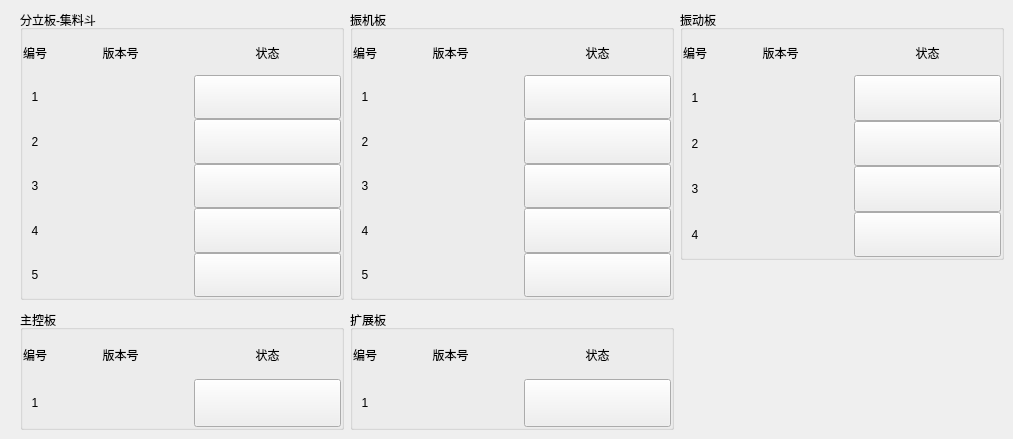
   <widget class="QWidget" name="page_2">
    <widget class="QGroupBox" name="groupBox_3">
     <property name="geometry">
      <rect>
       <x>350</x>
       <y>310</y>
       <width>324</width>
       <height>120</height>
      </rect>
     </property>
     <property name="title">
      <string>扩展板</string>
     </property>
     <layout class="QVBoxLayout" name="verticalLayout_3">
      <property name="spacing">
       <number>0</number>
      </property>
      <property name="leftMargin">
       <number>0</number>
      </property>
      <property name="topMargin">
       <number>0</number>
      </property>
      <property name="rightMargin">
       <number>0</number>
      </property>
      <property name="bottomMargin">
       <number>0</number>
      </property>
      <item>
       <widget class="QWidget" name="widget_3" native="true">
        <layout class="QGridLayout" name="gridLayout_4" columnstretch="0,1,1">
         <property name="leftMargin">
          <number>0</number>
         </property>
         <property name="topMargin">
          <number>0</number>
         </property>
         <property name="rightMargin">
          <number>0</number>
         </property>
         <property name="bottomMargin">
          <number>0</number>
         </property>
         <property name="spacing">
          <number>0</number>
         </property>
         <item row="0" column="1">
          <widget class="QLabel" name="kzb_lab_2">
           <property name="text">
            <string>版本号</string>
           </property>
           <property name="alignment">
            <set>Qt::AlignCenter</set>
           </property>
           <property name="margin">
            <number>3</number>
           </property>
          </widget>
         </item>
         <item row="0" column="2">
          <widget class="QLabel" name="kzb_lab_3">
           <property name="styleSheet">
            <string notr="true">border-right: 0px;</string>
           </property>
           <property name="text">
            <string>状态</string>
           </property>
           <property name="alignment">
            <set>Qt::AlignCenter</set>
           </property>
           <property name="margin">
            <number>3</number>
           </property>
          </widget>
         </item>
         <item row="0" column="0">
          <widget class="QLabel" name="kzb_lab_1">
           <property name="text">
            <string>编号</string>
           </property>
           <property name="alignment">
            <set>Qt::AlignCenter</set>
           </property>
           <property name="margin">
            <number>3</number>
           </property>
          </widget>
         </item>
         <item row="1" column="0">
          <widget class="QLabel" name="kzb_n_1">
           <property name="text">
            <string>1</string>
           </property>
           <property name="alignment">
            <set>Qt::AlignCenter</set>
           </property>
           <property name="margin">
            <number>3</number>
           </property>
          </widget>
         </item>
         <item row="1" column="1">
          <widget class="QLabel" name="kzb_ver_1">
           <property name="text">
            <string/>
           </property>
           <property name="alignment">
            <set>Qt::AlignCenter</set>
           </property>
           <property name="margin">
            <number>3</number>
           </property>
          </widget>
         </item>
         <item row="1" column="2">
          <widget class="QPushButton" name="kzb_state_1">
           <property name="sizePolicy">
            <sizepolicy hsizetype="Preferred" vsizetype="Preferred">
             <horstretch>0</horstretch>
             <verstretch>0</verstretch>
            </sizepolicy>
           </property>
           <property name="text">
            <string/>
           </property>
          </widget>
         </item>
        </layout>
       </widget>
      </item>
     </layout>
    </widget>
    <widget class="QGroupBox" name="groupBox_2">
     <property name="geometry">
      <rect>
       <x>350</x>
       <y>10</y>
       <width>324</width>
       <height>290</height>
      </rect>
     </property>
     <property name="title">
      <string>振机板</string>
     </property>
     <layout class="QVBoxLayout" name="verticalLayout_2">
      <property name="spacing">
       <number>0</number>
      </property>
      <property name="leftMargin">
       <number>0</number>
      </property>
      <property name="topMargin">
       <number>0</number>
      </property>
      <property name="rightMargin">
       <number>0</number>
      </property>
      <property name="bottomMargin">
       <number>0</number>
      </property>
      <item>
       <widget class="QWidget" name="widget_2" native="true">
        <layout class="QGridLayout" name="gridLayout_3" columnstretch="0,1,1">
         <property name="leftMargin">
          <number>0</number>
         </property>
         <property name="topMargin">
          <number>0</number>
         </property>
         <property name="rightMargin">
          <number>0</number>
         </property>
         <property name="bottomMargin">
          <number>0</number>
         </property>
         <property name="spacing">
          <number>0</number>
         </property>
         <item row="2" column="0">
          <widget class="QLabel" name="zjb_n_2">
           <property name="text">
            <string>2</string>
           </property>
           <property name="alignment">
            <set>Qt::AlignCenter</set>
           </property>
           <property name="margin">
            <number>3</number>
           </property>
          </widget>
         </item>
         <item row="0" column="2">
          <widget class="QLabel" name="zjb_lab_3">
           <property name="styleSheet">
            <string notr="true">border-right: 0px;</string>
           </property>
           <property name="text">
            <string>状态</string>
           </property>
           <property name="alignment">
            <set>Qt::AlignCenter</set>
           </property>
           <property name="margin">
            <number>3</number>
           </property>
          </widget>
         </item>
         <item row="1" column="0">
          <widget class="QLabel" name="zjb_n_1">
           <property name="text">
            <string>1</string>
           </property>
           <property name="alignment">
            <set>Qt::AlignCenter</set>
           </property>
           <property name="margin">
            <number>3</number>
           </property>
          </widget>
         </item>
         <item row="1" column="1">
          <widget class="QLabel" name="zjb_ver_1">
           <property name="text">
            <string/>
           </property>
           <property name="alignment">
            <set>Qt::AlignCenter</set>
           </property>
           <property name="margin">
            <number>3</number>
           </property>
          </widget>
         </item>
         <item row="3" column="0">
          <widget class="QLabel" name="zjb_n_3">
           <property name="text">
            <string>3</string>
           </property>
           <property name="alignment">
            <set>Qt::AlignCenter</set>
           </property>
           <property name="margin">
            <number>3</number>
           </property>
          </widget>
         </item>
         <item row="1" column="2">
          <widget class="QPushButton" name="zjb_state_1">
           <property name="sizePolicy">
            <sizepolicy hsizetype="Preferred" vsizetype="Preferred">
             <horstretch>0</horstretch>
             <verstretch>0</verstretch>
            </sizepolicy>
           </property>
           <property name="text">
            <string/>
           </property>
          </widget>
         </item>
         <item row="0" column="0">
          <widget class="QLabel" name="zjb_lab_1">
           <property name="text">
            <string>编号</string>
           </property>
           <property name="alignment">
            <set>Qt::AlignCenter</set>
           </property>
           <property name="margin">
            <number>3</number>
           </property>
          </widget>
         </item>
         <item row="4" column="0">
          <widget class="QLabel" name="zjb_n_4">
           <property name="text">
            <string>4</string>
           </property>
           <property name="alignment">
            <set>Qt::AlignCenter</set>
           </property>
           <property name="margin">
            <number>3</number>
           </property>
          </widget>
         </item>
         <item row="0" column="1">
          <widget class="QLabel" name="zjb_lab_2">
           <property name="text">
            <string>版本号</string>
           </property>
           <property name="alignment">
            <set>Qt::AlignCenter</set>
           </property>
           <property name="margin">
            <number>3</number>
           </property>
          </widget>
         </item>
         <item row="5" column="0">
          <widget class="QLabel" name="zjb_n_5">
           <property name="text">
            <string>5</string>
           </property>
           <property name="alignment">
            <set>Qt::AlignCenter</set>
           </property>
           <property name="margin">
            <number>3</number>
           </property>
          </widget>
         </item>
         <item row="2" column="1">
          <widget class="QLabel" name="zjb_ver_2">
           <property name="text">
            <string/>
           </property>
           <property name="alignment">
            <set>Qt::AlignCenter</set>
           </property>
           <property name="margin">
            <number>3</number>
           </property>
          </widget>
         </item>
         <item row="3" column="1">
          <widget class="QLabel" name="zjb_ver_3">
           <property name="text">
            <string/>
           </property>
           <property name="alignment">
            <set>Qt::AlignCenter</set>
           </property>
           <property name="margin">
            <number>3</number>
           </property>
          </widget>
         </item>
         <item row="4" column="1">
          <widget class="QLabel" name="zjb_ver_4">
           <property name="text">
            <string/>
           </property>
           <property name="alignment">
            <set>Qt::AlignCenter</set>
           </property>
           <property name="margin">
            <number>3</number>
           </property>
          </widget>
         </item>
         <item row="5" column="1">
          <widget class="QLabel" name="zjb_ver_5">
           <property name="text">
            <string/>
           </property>
           <property name="alignment">
            <set>Qt::AlignCenter</set>
           </property>
           <property name="margin">
            <number>3</number>
           </property>
          </widget>
         </item>
         <item row="2" column="2">
          <widget class="QPushButton" name="zjb_state_2">
           <property name="sizePolicy">
            <sizepolicy hsizetype="Preferred" vsizetype="Preferred">
             <horstretch>0</horstretch>
             <verstretch>0</verstretch>
            </sizepolicy>
           </property>
           <property name="text">
            <string/>
           </property>
          </widget>
         </item>
         <item row="3" column="2">
          <widget class="QPushButton" name="zjb_state_3">
           <property name="sizePolicy">
            <sizepolicy hsizetype="Preferred" vsizetype="Preferred">
             <horstretch>0</horstretch>
             <verstretch>0</verstretch>
            </sizepolicy>
           </property>
           <property name="text">
            <string/>
           </property>
          </widget>
         </item>
         <item row="4" column="2">
          <widget class="QPushButton" name="zjb_state_4">
           <property name="sizePolicy">
            <sizepolicy hsizetype="Preferred" vsizetype="Preferred">
             <horstretch>0</horstretch>
             <verstretch>0</verstretch>
            </sizepolicy>
           </property>
           <property name="text">
            <string/>
           </property>
          </widget>
         </item>
         <item row="5" column="2">
          <widget class="QPushButton" name="zjb_state_5">
           <property name="sizePolicy">
            <sizepolicy hsizetype="Preferred" vsizetype="Preferred">
             <horstretch>0</horstretch>
             <verstretch>0</verstretch>
            </sizepolicy>
           </property>
           <property name="text">
            <string/>
           </property>
          </widget>
         </item>
        </layout>
       </widget>
      </item>
     </layout>
    </widget>
    <widget class="QGroupBox" name="groupBox_5">
     <property name="geometry">
      <rect>
       <x>680</x>
       <y>10</y>
       <width>324</width>
       <height>250</height>
      </rect>
     </property>
     <property name="title">
      <string>振动板</string>
     </property>
     <layout class="QVBoxLayout" name="verticalLayout_5">
      <property name="spacing">
       <number>0</number>
      </property>
      <property name="leftMargin">
       <number>0</number>
      </property>
      <property name="topMargin">
       <number>0</number>
      </property>
      <property name="rightMargin">
       <number>0</number>
      </property>
      <property name="bottomMargin">
       <number>0</number>
      </property>
      <item>
       <widget class="QWidget" name="widget_5" native="true">
        <layout class="QGridLayout" name="gridLayout_6" columnstretch="0,1,1">
         <property name="leftMargin">
          <number>0</number>
         </property>
         <property name="topMargin">
          <number>0</number>
         </property>
         <property name="rightMargin">
          <number>0</number>
         </property>
         <property name="bottomMargin">
          <number>0</number>
         </property>
         <property name="spacing">
          <number>0</number>
         </property>
         <item row="4" column="1">
          <widget class="QLabel" name="zdb_ver_4">
           <property name="text">
            <string/>
           </property>
           <property name="alignment">
            <set>Qt::AlignCenter</set>
           </property>
           <property name="margin">
            <number>3</number>
           </property>
          </widget>
         </item>
         <item row="4" column="2">
          <widget class="QPushButton" name="zdb_state_4">
           <property name="sizePolicy">
            <sizepolicy hsizetype="Preferred" vsizetype="Preferred">
             <horstretch>0</horstretch>
             <verstretch>0</verstretch>
            </sizepolicy>
           </property>
           <property name="text">
            <string/>
           </property>
          </widget>
         </item>
         <item row="1" column="1">
          <widget class="QLabel" name="zdb_ver_1">
           <property name="text">
            <string/>
           </property>
           <property name="alignment">
            <set>Qt::AlignCenter</set>
           </property>
           <property name="margin">
            <number>3</number>
           </property>
          </widget>
         </item>
         <item row="0" column="0">
          <widget class="QLabel" name="zdb_lab_1">
           <property name="text">
            <string>编号</string>
           </property>
           <property name="alignment">
            <set>Qt::AlignCenter</set>
           </property>
           <property name="margin">
            <number>3</number>
           </property>
          </widget>
         </item>
         <item row="2" column="0">
          <widget class="QLabel" name="zdb_n_2">
           <property name="text">
            <string>2</string>
           </property>
           <property name="alignment">
            <set>Qt::AlignCenter</set>
           </property>
           <property name="margin">
            <number>3</number>
           </property>
          </widget>
         </item>
         <item row="2" column="2">
          <widget class="QPushButton" name="zdb_state_2">
           <property name="sizePolicy">
            <sizepolicy hsizetype="Preferred" vsizetype="Preferred">
             <horstretch>0</horstretch>
             <verstretch>0</verstretch>
            </sizepolicy>
           </property>
           <property name="text">
            <string/>
           </property>
          </widget>
         </item>
         <item row="3" column="2">
          <widget class="QPushButton" name="zdb_state_3">
           <property name="sizePolicy">
            <sizepolicy hsizetype="Preferred" vsizetype="Preferred">
             <horstretch>0</horstretch>
             <verstretch>0</verstretch>
            </sizepolicy>
           </property>
           <property name="text">
            <string/>
           </property>
          </widget>
         </item>
         <item row="0" column="1">
          <widget class="QLabel" name="zdb_lab_2">
           <property name="text">
            <string>版本号</string>
           </property>
           <property name="alignment">
            <set>Qt::AlignCenter</set>
           </property>
           <property name="margin">
            <number>3</number>
           </property>
          </widget>
         </item>
         <item row="3" column="1">
          <widget class="QLabel" name="zdb_ver_3">
           <property name="text">
            <string/>
           </property>
           <property name="alignment">
            <set>Qt::AlignCenter</set>
           </property>
           <property name="margin">
            <number>3</number>
           </property>
          </widget>
         </item>
         <item row="4" column="0">
          <widget class="QLabel" name="zdb_n_4">
           <property name="text">
            <string>4</string>
           </property>
           <property name="alignment">
            <set>Qt::AlignCenter</set>
           </property>
           <property name="margin">
            <number>3</number>
           </property>
          </widget>
         </item>
         <item row="2" column="1">
          <widget class="QLabel" name="zdb_ver_2">
           <property name="text">
            <string/>
           </property>
           <property name="alignment">
            <set>Qt::AlignCenter</set>
           </property>
           <property name="margin">
            <number>3</number>
           </property>
          </widget>
         </item>
         <item row="1" column="2">
          <widget class="QPushButton" name="zdb_state_1">
           <property name="sizePolicy">
            <sizepolicy hsizetype="Preferred" vsizetype="Preferred">
             <horstretch>0</horstretch>
             <verstretch>0</verstretch>
            </sizepolicy>
           </property>
           <property name="text">
            <string/>
           </property>
          </widget>
         </item>
         <item row="0" column="2">
          <widget class="QLabel" name="zdb_lab_3">
           <property name="styleSheet">
            <string notr="true">border-right: 0px;</string>
           </property>
           <property name="text">
            <string>状态</string>
           </property>
           <property name="alignment">
            <set>Qt::AlignCenter</set>
           </property>
           <property name="margin">
            <number>3</number>
           </property>
          </widget>
         </item>
         <item row="3" column="0">
          <widget class="QLabel" name="zdb_n_3">
           <property name="text">
            <string>3</string>
           </property>
           <property name="alignment">
            <set>Qt::AlignCenter</set>
           </property>
           <property name="margin">
            <number>3</number>
           </property>
          </widget>
         </item>
         <item row="1" column="0">
          <widget class="QLabel" name="zdb_n_1">
           <property name="text">
            <string>1</string>
           </property>
           <property name="alignment">
            <set>Qt::AlignCenter</set>
           </property>
           <property name="margin">
            <number>3</number>
           </property>
          </widget>
         </item>
        </layout>
       </widget>
      </item>
     </layout>
    </widget>
    <widget class="QGroupBox" name="groupBox_4">
     <property name="geometry">
      <rect>
       <x>20</x>
       <y>310</y>
       <width>324</width>
       <height>120</height>
      </rect>
     </property>
     <property name="title">
      <string>主控板</string>
     </property>
     <layout class="QVBoxLayout" name="verticalLayout_4">
      <property name="spacing">
       <number>0</number>
      </property>
      <property name="leftMargin">
       <number>0</number>
      </property>
      <property name="topMargin">
       <number>0</number>
      </property>
      <property name="rightMargin">
       <number>0</number>
      </property>
      <property name="bottomMargin">
       <number>0</number>
      </property>
      <item>
       <widget class="QWidget" name="widget_4" native="true">
        <layout class="QGridLayout" name="gridLayout_5" columnstretch="0,1,1">
         <property name="leftMargin">
          <number>0</number>
         </property>
         <property name="topMargin">
          <number>0</number>
         </property>
         <property name="rightMargin">
          <number>0</number>
         </property>
         <property name="bottomMargin">
          <number>0</number>
         </property>
         <property name="spacing">
          <number>0</number>
         </property>
         <item row="0" column="1">
          <widget class="QLabel" name="zzb_lab_1">
           <property name="text">
            <string>版本号</string>
           </property>
           <property name="alignment">
            <set>Qt::AlignCenter</set>
           </property>
           <property name="margin">
            <number>3</number>
           </property>
          </widget>
         </item>
         <item row="0" column="2">
          <widget class="QLabel" name="zzb_lab_2">
           <property name="styleSheet">
            <string notr="true">border-right: 0px;</string>
           </property>
           <property name="text">
            <string>状态</string>
           </property>
           <property name="alignment">
            <set>Qt::AlignCenter</set>
           </property>
           <property name="margin">
            <number>3</number>
           </property>
          </widget>
         </item>
         <item row="0" column="0">
          <widget class="QLabel" name="zzb_lab_3">
           <property name="text">
            <string>编号</string>
           </property>
           <property name="alignment">
            <set>Qt::AlignCenter</set>
           </property>
           <property name="margin">
            <number>3</number>
           </property>
          </widget>
         </item>
         <item row="1" column="0">
          <widget class="QLabel" name="zzb_n_1">
           <property name="text">
            <string>1</string>
           </property>
           <property name="alignment">
            <set>Qt::AlignCenter</set>
           </property>
           <property name="margin">
            <number>3</number>
           </property>
          </widget>
         </item>
         <item row="1" column="1">
          <widget class="QLabel" name="zzb_ver_1">
           <property name="text">
            <string/>
           </property>
           <property name="alignment">
            <set>Qt::AlignCenter</set>
           </property>
           <property name="margin">
            <number>3</number>
           </property>
          </widget>
         </item>
         <item row="1" column="2">
          <widget class="QPushButton" name="zzb_state_1">
           <property name="sizePolicy">
            <sizepolicy hsizetype="Preferred" vsizetype="Preferred">
             <horstretch>0</horstretch>
             <verstretch>0</verstretch>
            </sizepolicy>
           </property>
           <property name="text">
            <string/>
           </property>
          </widget>
         </item>
        </layout>
       </widget>
      </item>
     </layout>
    </widget>
    <widget class="QGroupBox" name="groupBox_6">
     <property name="geometry">
      <rect>
       <x>20</x>
       <y>10</y>
       <width>324</width>
       <height>290</height>
      </rect>
     </property>
     <property name="title">
      <string>分立板-集料斗</string>
     </property>
     <layout class="QVBoxLayout" name="verticalLayout_6">
      <property name="spacing">
       <number>0</number>
      </property>
      <property name="leftMargin">
       <number>0</number>
      </property>
      <property name="topMargin">
       <number>0</number>
      </property>
      <property name="rightMargin">
       <number>0</number>
      </property>
      <property name="bottomMargin">
       <number>0</number>
      </property>
      <item>
       <widget class="QWidget" name="widget_6" native="true">
        <layout class="QGridLayout" name="gridLayout_7" columnstretch="0,1,1">
         <property name="leftMargin">
          <number>0</number>
         </property>
         <property name="topMargin">
          <number>0</number>
         </property>
         <property name="rightMargin">
          <number>0</number>
         </property>
         <property name="bottomMargin">
          <number>0</number>
         </property>
         <property name="spacing">
          <number>0</number>
         </property>
         <item row="0" column="2">
          <widget class="QLabel" name="flbj_lab_3">
           <property name="styleSheet">
            <string notr="true">border-right: 0px;</string>
           </property>
           <property name="text">
            <string>状态</string>
           </property>
           <property name="alignment">
            <set>Qt::AlignCenter</set>
           </property>
           <property name="margin">
            <number>3</number>
           </property>
          </widget>
         </item>
         <item row="1" column="0">
          <widget class="QLabel" name="flbj_n_1">
           <property name="text">
            <string>1</string>
           </property>
           <property name="alignment">
            <set>Qt::AlignCenter</set>
           </property>
           <property name="margin">
            <number>3</number>
           </property>
          </widget>
         </item>
         <item row="0" column="1">
          <widget class="QLabel" name="flbj_lab_2">
           <property name="text">
            <string>版本号</string>
           </property>
           <property name="alignment">
            <set>Qt::AlignCenter</set>
           </property>
           <property name="margin">
            <number>3</number>
           </property>
          </widget>
         </item>
         <item row="4" column="0">
          <widget class="QLabel" name="flbj_n_4">
           <property name="text">
            <string>4</string>
           </property>
           <property name="alignment">
            <set>Qt::AlignCenter</set>
           </property>
           <property name="margin">
            <number>3</number>
           </property>
          </widget>
         </item>
         <item row="2" column="0">
          <widget class="QLabel" name="flbj_n_2">
           <property name="text">
            <string>2</string>
           </property>
           <property name="alignment">
            <set>Qt::AlignCenter</set>
           </property>
           <property name="margin">
            <number>3</number>
           </property>
          </widget>
         </item>
         <item row="1" column="2">
          <widget class="QPushButton" name="flbj_state_1">
           <property name="sizePolicy">
            <sizepolicy hsizetype="Preferred" vsizetype="Preferred">
             <horstretch>0</horstretch>
             <verstretch>0</verstretch>
            </sizepolicy>
           </property>
           <property name="text">
            <string/>
           </property>
          </widget>
         </item>
         <item row="0" column="0">
          <widget class="QLabel" name="flbj_lab_1">
           <property name="text">
            <string>编号</string>
           </property>
           <property name="alignment">
            <set>Qt::AlignCenter</set>
           </property>
           <property name="margin">
            <number>3</number>
           </property>
          </widget>
         </item>
         <item row="3" column="0">
          <widget class="QLabel" name="flbj_n_3">
           <property name="text">
            <string>3</string>
           </property>
           <property name="alignment">
            <set>Qt::AlignCenter</set>
           </property>
           <property name="margin">
            <number>3</number>
           </property>
          </widget>
         </item>
         <item row="1" column="1">
          <widget class="QLabel" name="flbj_ver_1">
           <property name="text">
            <string/>
           </property>
           <property name="alignment">
            <set>Qt::AlignCenter</set>
           </property>
           <property name="margin">
            <number>3</number>
           </property>
          </widget>
         </item>
         <item row="5" column="0">
          <widget class="QLabel" name="flbj_n_5">
           <property name="text">
            <string>5</string>
           </property>
           <property name="alignment">
            <set>Qt::AlignCenter</set>
           </property>
           <property name="margin">
            <number>3</number>
           </property>
          </widget>
         </item>
         <item row="2" column="1">
          <widget class="QLabel" name="flbj_ver_2">
           <property name="text">
            <string/>
           </property>
           <property name="alignment">
            <set>Qt::AlignCenter</set>
           </property>
           <property name="margin">
            <number>3</number>
           </property>
          </widget>
         </item>
         <item row="3" column="1">
          <widget class="QLabel" name="flbj_ver_3">
           <property name="text">
            <string/>
           </property>
           <property name="alignment">
            <set>Qt::AlignCenter</set>
           </property>
           <property name="margin">
            <number>3</number>
           </property>
          </widget>
         </item>
         <item row="4" column="1">
          <widget class="QLabel" name="flbj_ver_4">
           <property name="text">
            <string/>
           </property>
           <property name="alignment">
            <set>Qt::AlignCenter</set>
           </property>
           <property name="margin">
            <number>3</number>
           </property>
          </widget>
         </item>
         <item row="5" column="1">
          <widget class="QLabel" name="flbj_ver_5">
           <property name="text">
            <string/>
           </property>
           <property name="alignment">
            <set>Qt::AlignCenter</set>
           </property>
           <property name="margin">
            <number>3</number>
           </property>
          </widget>
         </item>
         <item row="2" column="2">
          <widget class="QPushButton" name="flbj_state_2">
           <property name="sizePolicy">
            <sizepolicy hsizetype="Preferred" vsizetype="Preferred">
             <horstretch>0</horstretch>
             <verstretch>0</verstretch>
            </sizepolicy>
           </property>
           <property name="text">
            <string/>
           </property>
          </widget>
         </item>
         <item row="3" column="2">
          <widget class="QPushButton" name="flbj_state_3">
           <property name="sizePolicy">
            <sizepolicy hsizetype="Preferred" vsizetype="Preferred">
             <horstretch>0</horstretch>
             <verstretch>0</verstretch>
            </sizepolicy>
           </property>
           <property name="text">
            <string/>
           </property>
          </widget>
         </item>
         <item row="4" column="2">
          <widget class="QPushButton" name="flbj_state_4">
           <property name="sizePolicy">
            <sizepolicy hsizetype="Preferred" vsizetype="Preferred">
             <horstretch>0</horstretch>
             <verstretch>0</verstretch>
            </sizepolicy>
           </property>
           <property name="text">
            <string/>
           </property>
          </widget>
         </item>
         <item row="5" column="2">
          <widget class="QPushButton" name="flbj_state_5">
           <property name="sizePolicy">
            <sizepolicy hsizetype="Preferred" vsizetype="Preferred">
             <horstretch>0</horstretch>
             <verstretch>0</verstretch>
            </sizepolicy>
           </property>
           <property name="text">
            <string/>
           </property>
          </widget>
         </item>
        </layout>
       </widget>
      </item>
     </layout>
    </widget>
   </widget>
